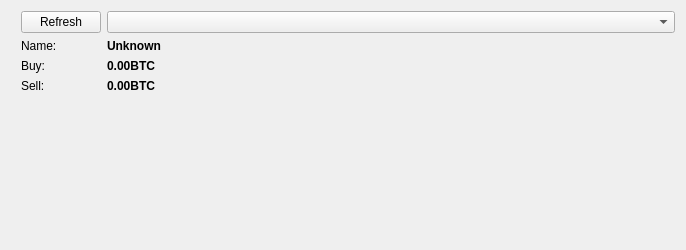
<?xml version="1.0" encoding="UTF-8"?>
<ui version="4.0">
 <class>ExchangesPage</class>
 <widget class="QWidget" name="ExchangesPage">
  <property name="geometry">
   <rect>
    <x>0</x>
    <y>0</y>
    <width>686</width>
    <height>250</height>
   </rect>
  </property>
  <property name="windowTitle">
   <string>Exchanges</string>
  </property>
  <layout class="QVBoxLayout" name="verticalLayout">
   <item>
    <layout class="QFormLayout" name="formLayout">
     <property name="fieldGrowthPolicy">
      <enum>QFormLayout::AllNonFixedFieldsGrow</enum>
     </property>
     <property name="leftMargin">
      <number>10</number>
     </property>
     <item row="1" column="0">
      <widget class="QPushButton" name="btnRefresh">
       <property name="text">
        <string>Refresh</string>
       </property>
      </widget>
     </item>
     <item row="1" column="1">
      <widget class="QComboBox" name="cbCurrentExchange">
       <property name="sizePolicy">
        <sizepolicy hsizetype="Preferred" vsizetype="Preferred">
         <horstretch>0</horstretch>
         <verstretch>0</verstretch>
        </sizepolicy>
       </property>
       <property name="minimumSize">
        <size>
         <width>100</width>
         <height>0</height>
        </size>
       </property>
       <property name="editable">
        <bool>false</bool>
       </property>
       <property name="currentText">
        <string/>
       </property>
      </widget>
     </item>
     <item row="3" column="0">
      <widget class="QLabel" name="label_2">
       <property name="text">
        <string>Name:</string>
       </property>
      </widget>
     </item>
     <item row="3" column="1">
      <widget class="QLabel" name="lblUrl">
       <property name="font">
        <font>
         <weight>75</weight>
         <bold>true</bold>
        </font>
       </property>
       <property name="text">
        <string>Unknown</string>
       </property>
       <property name="openExternalLinks">
        <bool>true</bool>
       </property>
      </widget>
     </item>
     <item row="4" column="0">
      <widget class="QLabel" name="label_3">
       <property name="text">
        <string>Buy:</string>
       </property>
      </widget>
     </item>
     <item row="4" column="1">
      <widget class="QLabel" name="lblBuyPrice">
       <property name="font">
        <font>
         <weight>75</weight>
         <bold>true</bold>
        </font>
       </property>
       <property name="text">
        <string>0.00BTC</string>
       </property>
      </widget>
     </item>
     <item row="5" column="0">
      <widget class="QLabel" name="label_4">
       <property name="text">
        <string>Sell:</string>
       </property>
      </widget>
     </item>
     <item row="5" column="1">
      <widget class="QLabel" name="lblSellPrice">
       <property name="font">
        <font>
         <weight>75</weight>
         <bold>true</bold>
        </font>
       </property>
       <property name="text">
        <string>0.00BTC</string>
       </property>
      </widget>
     </item>
    </layout>
   </item>
  </layout>
 </widget>
 <resources/>
 <connections/>
</ui>
